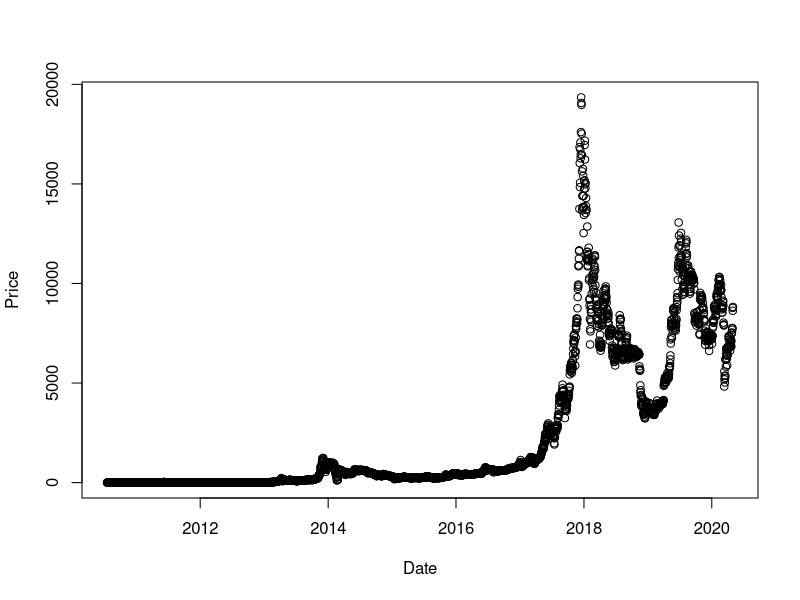
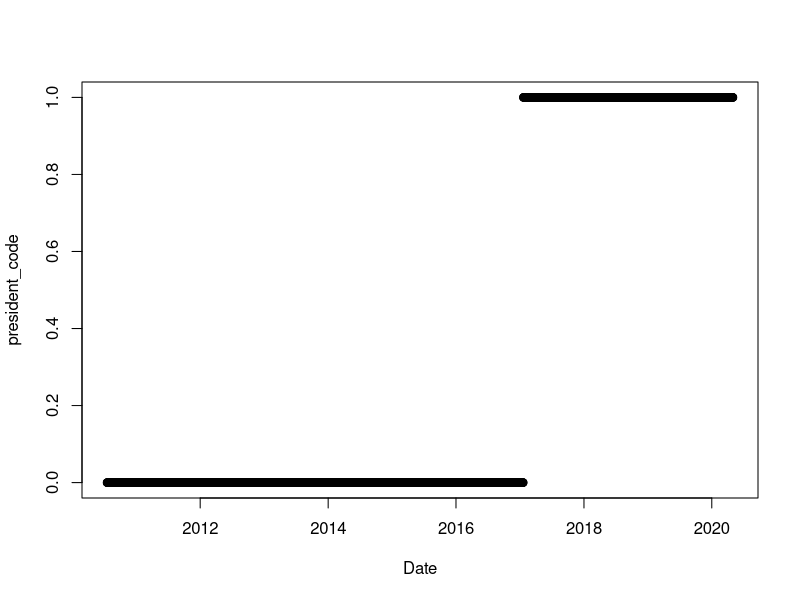
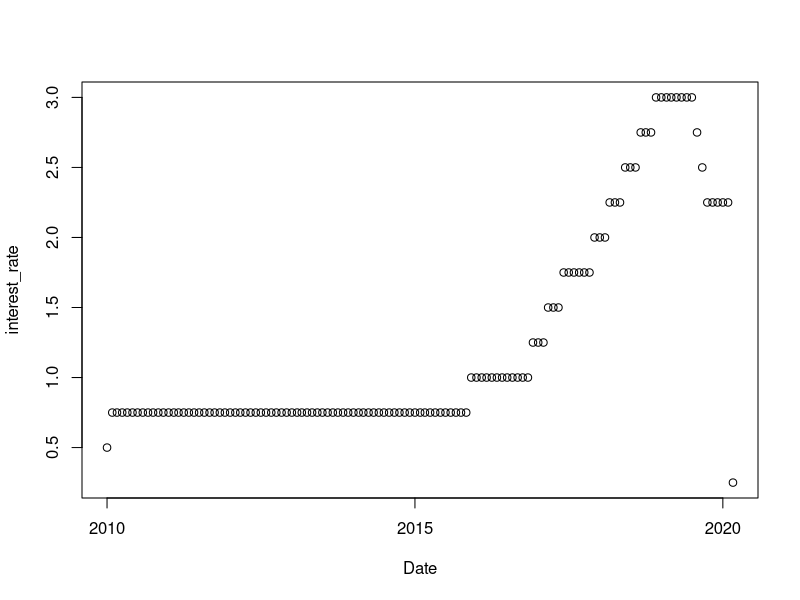
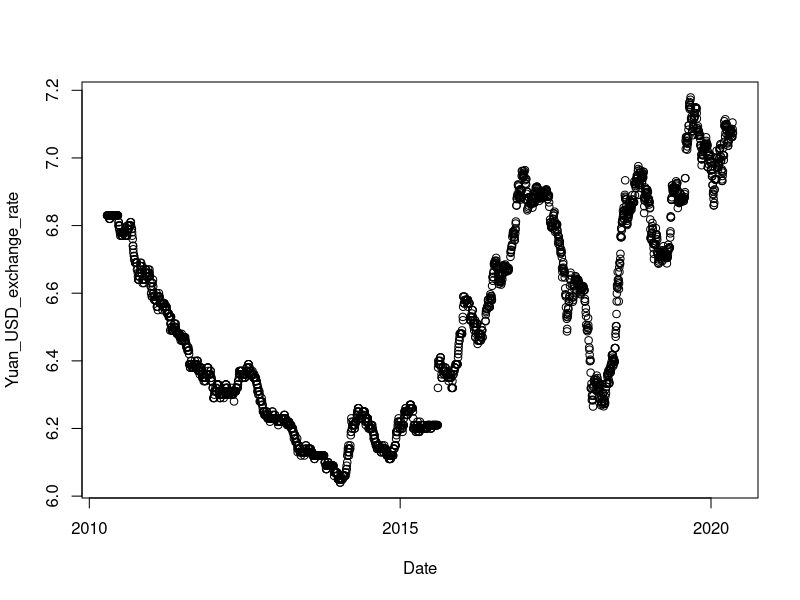
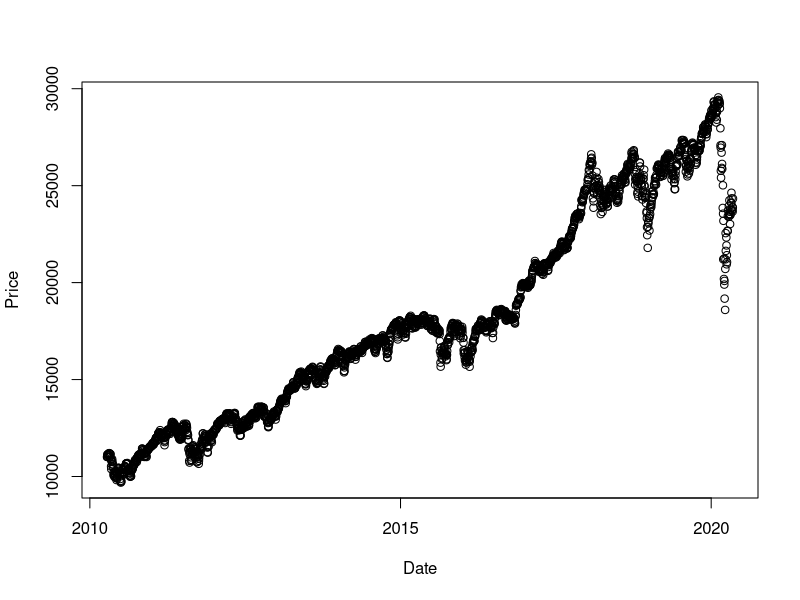
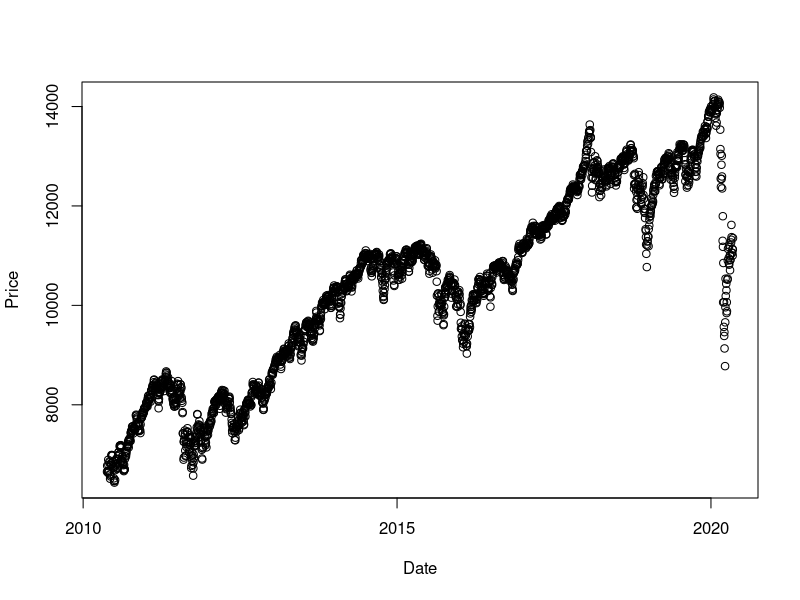
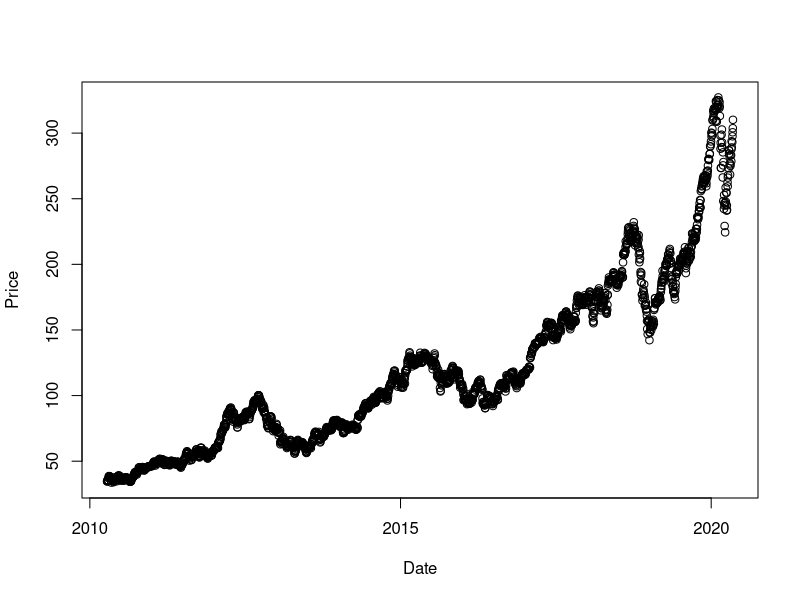
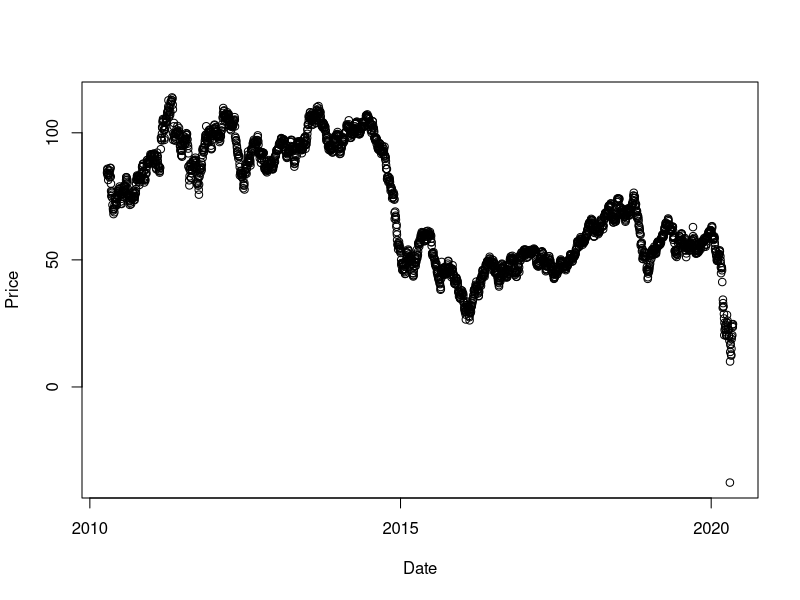

Generate these figures, in order, with R:
## ---- chunk 1
options(scipen = 1, digits = 4, width = 80)
library(knitr)
opts_chunk$set(cache = TRUE, autodep = TRUE)
## ---- chunk 2
# install necessary packages
# install.packages("readxl")
# install.packages("sqldf")
## ---- chunk 3
library(readr)
library("readxl")
library(sqldf)
library(glue)
## ---- chunk 4
# price of bitcoin
Bitcoin <- read_csv("Bitcoin Historical Data - Investing.com.csv")
Bitcoin$Date = as.Date(Bitcoin$Date, format="%b %d, %Y")
Bitcoin$month <- strftime(Bitcoin$Date, "%m")
Bitcoin$year <- strftime(Bitcoin$Date, "%Y")
plot(Price ~ Date, data=Bitcoin)
## ---- chunk 5
President <- read_csv("President.csv")
President$Date = as.Date(President$Date, format="%b %d, %Y")
plot(president_code ~ Date, data=President)
## ---- chunk 6
The_interest_rate_for_the_United_States<- read_csv("The interest rate for the United States, from 2010 - 2020.csv")
The_interest_rate_for_the_United_States$month <- strftime(The_interest_rate_for_the_United_States$Date, "%m")
The_interest_rate_for_the_United_States$year <- strftime(The_interest_rate_for_the_United_States$Date, "%Y")
plot(interest_rate ~ Date, data=The_interest_rate_for_the_United_States)
## ---- chunk 7
US_dollar_yuan_exchange_rate <- read_csv("US dollar-yuan exchange rate.csv")
US_dollar_yuan_exchange_rate$Date = as.Date(US_dollar_yuan_exchange_rate$Date, format="%m/%d/%y")
plot(Yuan_USD_exchange_rate ~ Date, data = US_dollar_yuan_exchange_rate)
## ---- chunk 8
Dow_Jones_Industrial_Average <- read_csv("Dow Jones Industrial Average Historical Data.csv")
Dow_Jones_Industrial_Average$Date = as.Date(Dow_Jones_Industrial_Average$Date, format="%b %d, %Y")
plot(Price ~ Date, data=Dow_Jones_Industrial_Average)
## ---- chunk 9
NYSE_Composite_Index <- read_csv("NYSE Composite Historical Data.csv")
NYSE_Composite_Index$Date = as.Date(NYSE_Composite_Index$Date, format="%b %d, %Y")
plot(Price ~ Date, data=NYSE_Composite_Index)
## ---- chunk 10
Apple_Inc_company_stock <- read_csv("AAPL Historical Data.csv")
Apple_Inc_company_stock$Date = as.Date(Apple_Inc_company_stock$Date, format="%b %d, %Y")
plot(Price ~ Date, data=Apple_Inc_company_stock)
## ---- chunk 11
WTI_oil_price <- read_csv("Crude Oil WTI Futures Historical Data.csv")
WTI_oil_price$Date = as.Date(WTI_oil_price$Date, format="%b %d, %Y")
# colnames(WTI_oil_price)[2] <- "WTI_oil_price"
plot(Price ~ Date, data=WTI_oil_price)

Brent_Oil_price <- read_csv("Brent Oil Futures Historical Data.csv")
Brent_Oil_price$Date = as.Date(Brent_Oil_price$Date, format="%b %d, %Y")
# colnames(Brent_Oil_price)[2] <- "Brent_oil_price"
plot(Price ~ Date, data=Brent_Oil_price)
## ---- chunk 12
# combine
# Reduce(function(...) merge(..., by="Date"), list(Brent_Oil_price, Crude_Oil_price, Apple_compact))
sql =  glue("
select Bitcoin.Date,
       Bitcoin.Price         as Bitcoin_price,
       exchange.Yuan_USD_exchange_rate,
       DJIA.Price            as DJIA_index,
       NYSE.Price            as NYSE_index,
       Apple.Price           as Apple_price,
       Brent_Oil_price.Price as brent_oil_price,
       WTI_oil_price.Price   as WTI_oil_price,
       President.president_code,
       interest.interest_rate,
       Bitcoin.month,
       Bitcoin.year
from Bitcoin
         left outer join US_dollar_yuan_exchange_rate as exchange
                         on exchange.Date = Bitcoin.Date
         left outer join Dow_Jones_Industrial_Average as DJIA
                         on DJIA.Date = exchange.Date
         left outer join NYSE_Composite_Index as NYSE
                         on NYSE.Date = DJIA.Date
         left outer join Brent_Oil_price
                         on Brent_Oil_price.Date = Bitcoin.Date
         left outer join WTI_oil_price
                         on WTI_oil_price.Date = Bitcoin.Date
         left outer join Apple_Inc_company_stock as Apple
                         on Apple.Date = NYSE.Date
         left outer join President
                         on President.Date = Bitcoin.Date
         left outer join The_interest_rate_for_the_United_States as interest
                         on interest.month = Bitcoin.month
                             and interest.year = Bitcoin.year
where Bitcoin.Date between {c (1.0, as.Date('2010-09-01'))[2]} and {c (1.0, as.Date('2020-04-30'))[2]}
order by Bitcoin.Date desc")
combined_daily = sqldf(sql)
combined_daily

combined_weekdays = na.omit(combined_daily)
combined_monthly = sqldf("
select *
from combined_daily
where combined_daily.Date in
      (select max(combined_weekdays.Date)
       from combined_weekdays
       group by combined_weekdays.month, combined_weekdays.year)
")
combined_monthly
